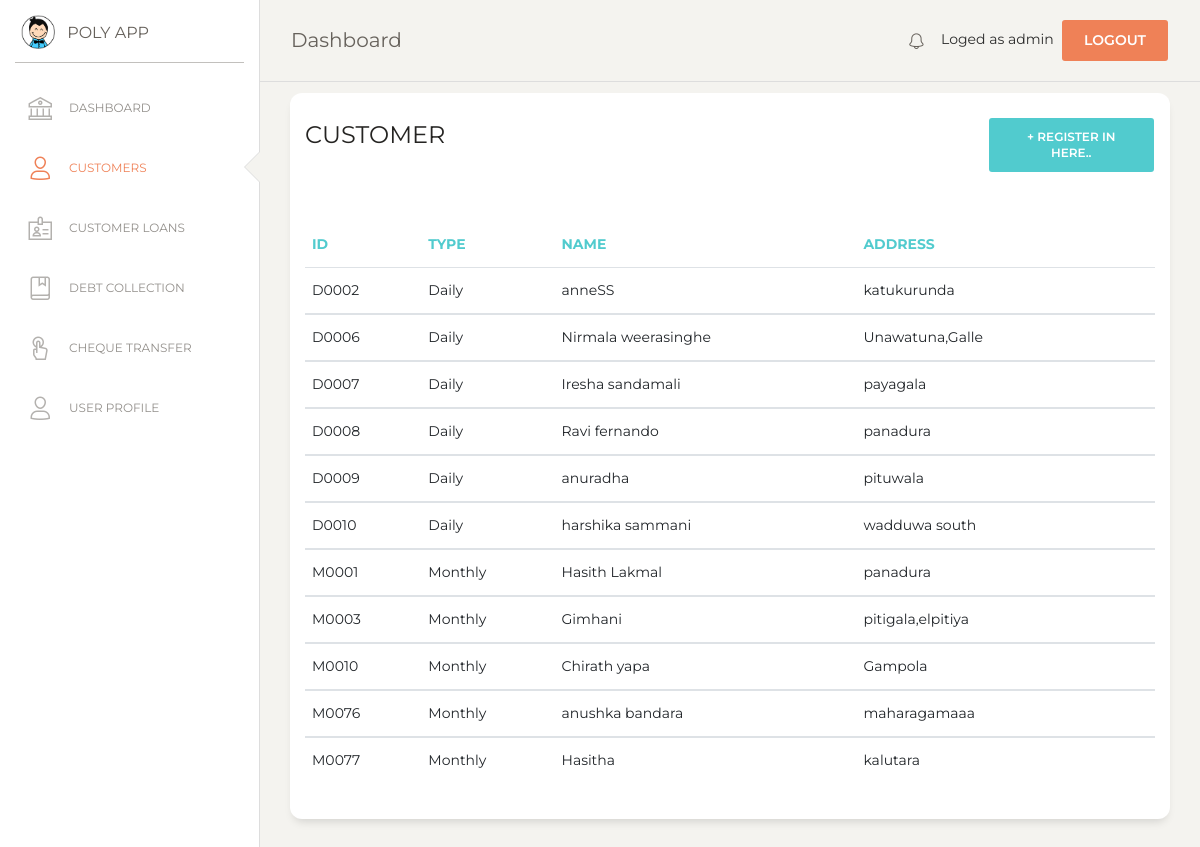
Page /customer.php (signed in) on the committed database.
### tables this page shows
CREATE TABLE `customer` (
  `cust_id` varchar(10) NOT NULL,
  `type` varchar(20) NOT NULL,
  `name` varchar(100) NOT NULL,
  `address` varchar(150) NOT NULL
);

### customer.php (the view, shortened to what this page needs)
<?php
if (!isset($_SESSION['loged_user'])) {
    header('location: login.php');
}else {
$con = mysqli_connect(DB_HOSTNAME,DB_USERNAME,DB_PASSWORD);
mysqli_select_db($con,DB_NAME);
?>
<!DOCTYPE html>
<html lang="en">
<head>
  <link href="https://maxcdn.bootstrapcdn.com/font-awesome/latest/css/font-awesome.min.css" rel="stylesheet">
  <link href="assets/css/bootstrap.min.css" rel="stylesheet" />
  <link href="assets/css/paper-dashboard.css?v=2.0.1" rel="stylesheet" />
  <link href="assets/demo/demo.css" rel="stylesheet" />
</head>
<body class="">
  <div class="wrapper ">
    <div class="sidebar" data-color="white" data-active-color="danger">
      <div class="logo">
        <a href="#" class="simple-text logo-mini">
          <div class="logo-image-small">
            <img src="assets/img/logo-small.png">
          </div>
        </a>
        <a href="#" class="simple-text logo-normal">
          POLY APP
        </a>
      </div>
      <div class="sidebar-wrapper">
        <ul class="nav">
          <li>
            <a href="index">
              <i class="nc-icon nc-bank"></i>
              <p>DASHBOARD</p>
            </a>
          </li>
          <li class="active">
            <a href="customer">
              <i class="nc-icon nc-single-02"></i>
              <p>CUSTOMERS</p>
            </a>
          </li>
          <li class="">
            <a href="customer_loan">
              <i class="nc-icon nc-badge"></i>
              <p>CUSTOMER LOANS</p>
            </a>
          </li>
          <li>
            <a href="debt_collection">
              <i class="nc-icon nc-book-bookmark"></i>
              <p>DEBT COLLECTION</p>
            </a>
          </li>
          <li>
            <a href="cheque_transfer">
              <i class="nc-icon nc-tap-01"></i>
              <p>CHEQUE TRANSFER</p>
            </a>
          </li>
          <li>
            <a href="user">
              <i class="nc-icon nc-single-02"></i>
              <p>USER PROFILE</p>
            </a>
          </li>
        </ul>
      </div>
    </div>
    <div class="main-panel">
      <nav class="navbar navbar-expand-lg navbar-absolute fixed-top navbar-transparent">
        <div class="container-fluid">
          <div class="navbar-wrapper">
            <a class="navbar-brand" href="javascript:;">Dashboard</a>
          </div>
          <div class="collapse navbar-collapse justify-content-end" id="navigation">
            <ul class="navbar-nav">
              <li class="nav-item">
                <a class="nav-link" href="notification">
                  <i class="nc-icon nc-bell-55"></i>
                </a>
              </li>
              <li class="nav-item">
                Loged as <?php echo $_SESSION['loged_user'] ?>&nbsp;
                <a href="logout" class="btn btn-danger square-btn-adjust">Logout</a>
              </li>
            </ul>
          </div>
        </div>
      </nav>
      <div class="content">
       <div class="row">
          <div class="col-md-12">
            <div class="card">
              <div class="row">
              <div class="col-md-9">
              <div class="card-header">
                <h4 class="card-title"> CUSTOMER</h4>
              </div>
              </div>
              <div class="col-md-3">
                <div class="card-header">
                    <button type="button" class="btn btn-primary add-btn" data-toggle="modal" data-target="#Form1">+ Register in here..
                    </button>
                </div>
              </div>
              </div>
              <div class="card-body">
              </div>
              <div class="card-body">
                <div class="table-responsive">
                  <table class="table">
                    <thead class="text-primary">
                      <th>                    ID</th>
                      <th>                    Type</th>
                      <th>                    Name</th>
                      <th>                    Address</th>
                    </thead>
                    <tbody>
                      <?php
                      $sql=mysqli_query($con,"SELECT * FROM customer");
                      $numRows = mysqli_num_rows($sql);
                      if($numRows > 0) {
                        while($row = mysqli_fetch_assoc($sql)) {
                          ?>
                          <tr>
                            <td>                      <?php echo $row['cust_id'] ?>            </td>
                            <td>                      <?php echo $row['type'] ?>               </td>
                            <td>                      <?php echo $row['name']?>                </td>
                            <td>                      <?php echo $row['address']  ?>           </td>
                            <td class="text-center">
                            </td>
                            <td class="text-center">
                            </td>
                          </tr>
                    </tbody>
                           <?php
                        }
                      }
                    ?>
                    </table>
                </div>
              </div>
            </div>
          </div>
        </div>
      </div>
      </div>
      <footer class="footer footer-black  footer-white ">
        <div class="container-fluid">
          <div class="row">
            <div class="credits ml-auto">
              <span class="copyright">
                , made with <i class="fa fa-heart heart"></i> by Rearboost Innovations
              </span>
            </div>
          </div>
        </div>
      </footer>
    </div>
</body>
</html>
<?php
}
?>

### assets/demo/demo.css (style rules this page uses)
.nav-link { padding-top: 17px !important; }
.add-btn { float: right !important; }

### rows in the picture
customer: cust_id "D0002", type "Daily", name "anneSS", address "katukurunda"
customer: cust_id "D0006", type "Daily", name "Nirmala weerasinghe", address "Unawatuna,Galle"
customer: cust_id "D0007", type "Daily", name "Iresha sandamali", address "payagala"
customer: cust_id "D0008", type "Daily", name "Ravi fernando", address "panadura"
customer: cust_id "D0009", type "Daily", name "anuradha", address "pituwala"
customer: cust_id "D0010", type "Daily", name "harshika sammani", address "wadduwa south"
customer: cust_id "M0001", type "Monthly", name "Hasith Lakmal", address "panadura"
customer: cust_id "M0003", type "Monthly", name "Gimhani", address "pitigala,elpitiya"
customer: cust_id "M0010", type "Monthly", name "Chirath yapa", address "Gampola"
customer: cust_id "M0076", type "Monthly", name "anushka bandara", address "maharagamaaa"
customer: cust_id "M0077", type "Monthly", name "Hasitha", address "kalutara"

### other values in the picture
$_SESSION['loged_user'] "admin"
